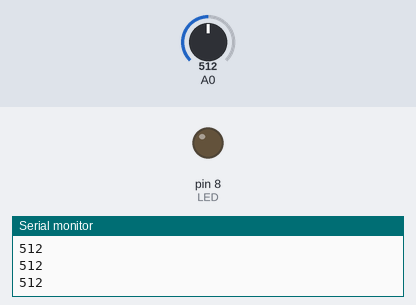
The sketch below on a simulated Arduino Uno, built with avr-gcc and run on an emulated ATmega328P. Shown: output pins drawn as LEDs (lit = HIGH), the last lines printed to the serial monitor. The inputs (shaded band) are chosen by the test bench; at power-on: A0 = 512.

Above: at 1.2 s.
1.3 s: A0 set to 881
2.8 s: A0 set to 915
At 3.5 s:
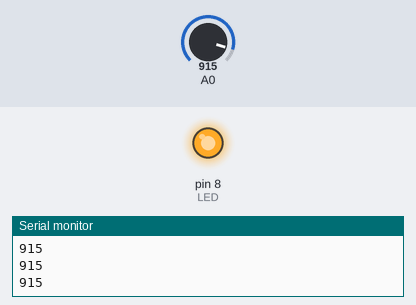
4.3 s: A0 set to 890
At 5.5 s:
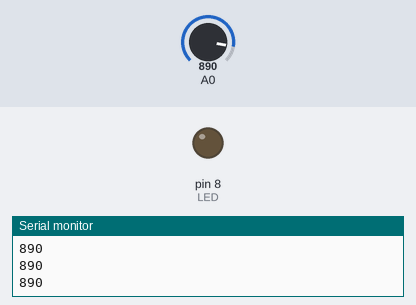
5.8 s: A0 set to 900
At 6.9 s:
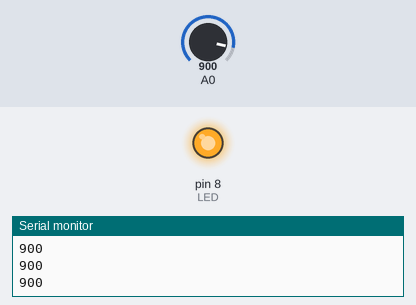
Timing chart, 0 to 8.3 s (numbered marks = the images above; inputs shaded):
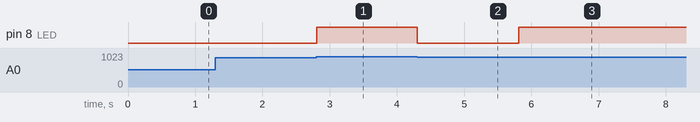

The sketch:

light-simple1.ino
```cpp
const byte LED = 8;
const byte Cds = A0;

void setup() {
  Serial.begin(9600);
 pinMode(LED, OUTPUT);
 }

void loop() {
 int val;
 val = analogRead(A0);
 Serial.println(val);
if(val >= 900){
   digitalWrite(LED, HIGH);

}else{
  digitalWrite(LED, LOW);
}

}
```

Measured:
- the behaviour switches between 899 and 900 on A0 (found by bisection; images 0 and 1)
- after the input at 2.8 s, pin 8 (LED): LOW → HIGH at once
- after the input at 4.3 s, pin 8 (LED): HIGH → LOW at once
- after the input at 5.8 s, pin 8 (LED): LOW → HIGH at once
